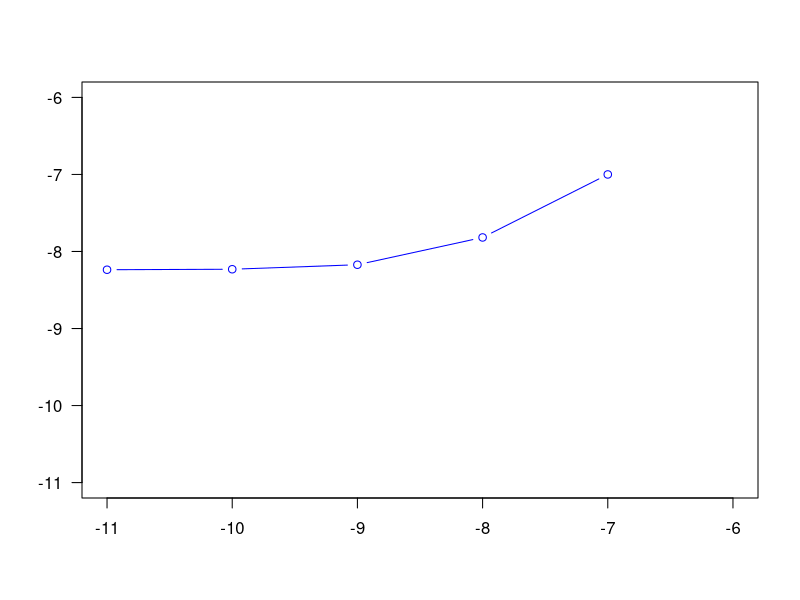

Recreate this plot in R. (Note: this script raises an error after producing the figure.)
get_realLeakage <- function (area_welllocs = 2500*500, #meter^2
                             area_model = 5400*4000,  #meter^2 
                             kf_welllocs = 1E-7, #meter/day
                             kf_natural = 1E-6 #meter/day
) {
  (area_welllocs * kf_welllocs + (area_model - area_welllocs) * kf_natural)/area_model 
}

boreholes_number <- 500
area_welllocs <- 2500*500 #meter^2
area_model <- 5400*4000  #meter^2 
kf_welllocs <- 1E-7
kf_natural <- c(1E-7, 1E-8, 1E-9, 1E-10, 1E-11)

get_realLeakage(kf_welllocs = kf_welllocs, kf_natural = kf_natural)

plot(log10(kf_natural), 
     log10(get_realLeakage(kf_welllocs = kf_welllocs, 
                           kf_natural = kf_natural)), 
     type = "b", 
     xlab = "Log10 geogener kf-Wert (m/s)", 
     ylab = "Log10 mittlerer kf_Wert (m/s)", 
     xlim=c(-11, -6), ylim=c(-11, -6), 
     main = sprintf("Brunnenfeld-Fl\u00E4che: %d m2 (Anzahl: %d, mittlere Brunnenfeldfl\u00E4che: %1.2f m2)\nGesamtfl\u00E4che: %d m2", 
                    area_boreholes,
                    boreholes_number, 
                    area_boreholes/boreholes_number, 
                    area_model), 
     col = "blue",
     pch = 1,
     las = 1)
text(-10.5, -8.4, 
     labels=bquote(paste("kf"[Brunnenfeld], "= 1E-7 m/s")), 
     col = "blue",
     font=2)
points(log10(kf_natural), 
       log10(get_realLeakage(kf_welllocs = 5E-7, 
                             kf_natural = kf_natural)), 
       type="b", 
       col = "darkgreen",
       pch = 2,
       lty = 2)
text(-10.5, -7.7, 
     labels=bquote(paste("kf"[Brunnenfeld], "= 5E-7 m/s")), 
     col = "darkgreen",
     font=2)
points(log10(kf_natural), 
       log10(get_realLeakage(kf_welllocs = 5E-6, 
                             kf_natural = kf_natural)), 
       type="b", 
       col = "red",
       pch = 3,
       lty = 3)
text(-10.5, -6.7, 
     labels=bquote(paste("kf"[Brunnenfeld], "= 5E-6 m/s")), 
     col = "red",
     font=2)

# text(log10(min(kf_natural))+2, 
#      log10(max(get_realLeakage(kf_boreholes = kf_boreholes, kf_natural = kf_natural))), 
#      labels = "area_boreholes * kf_boreholes + (area_model - area_boreholes) * kf_natural)/area_model")